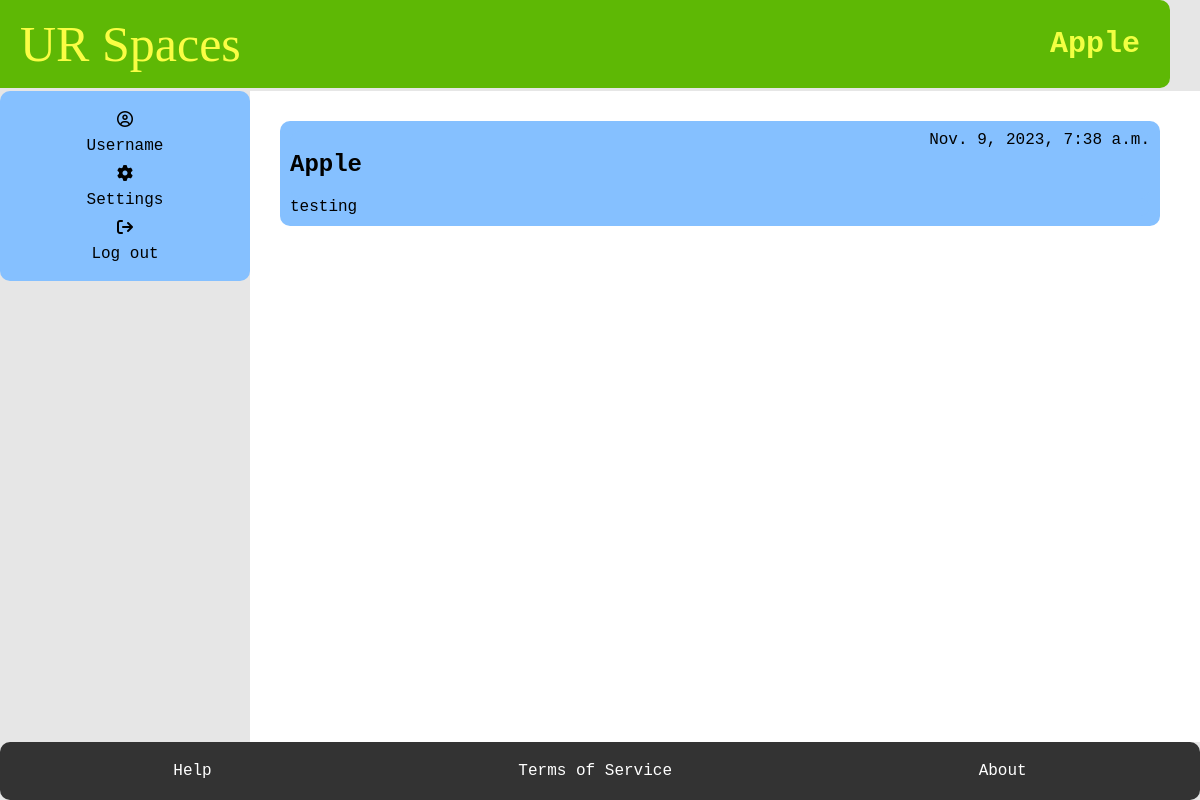
Page /profile/ (signed in) on the earlier database version.
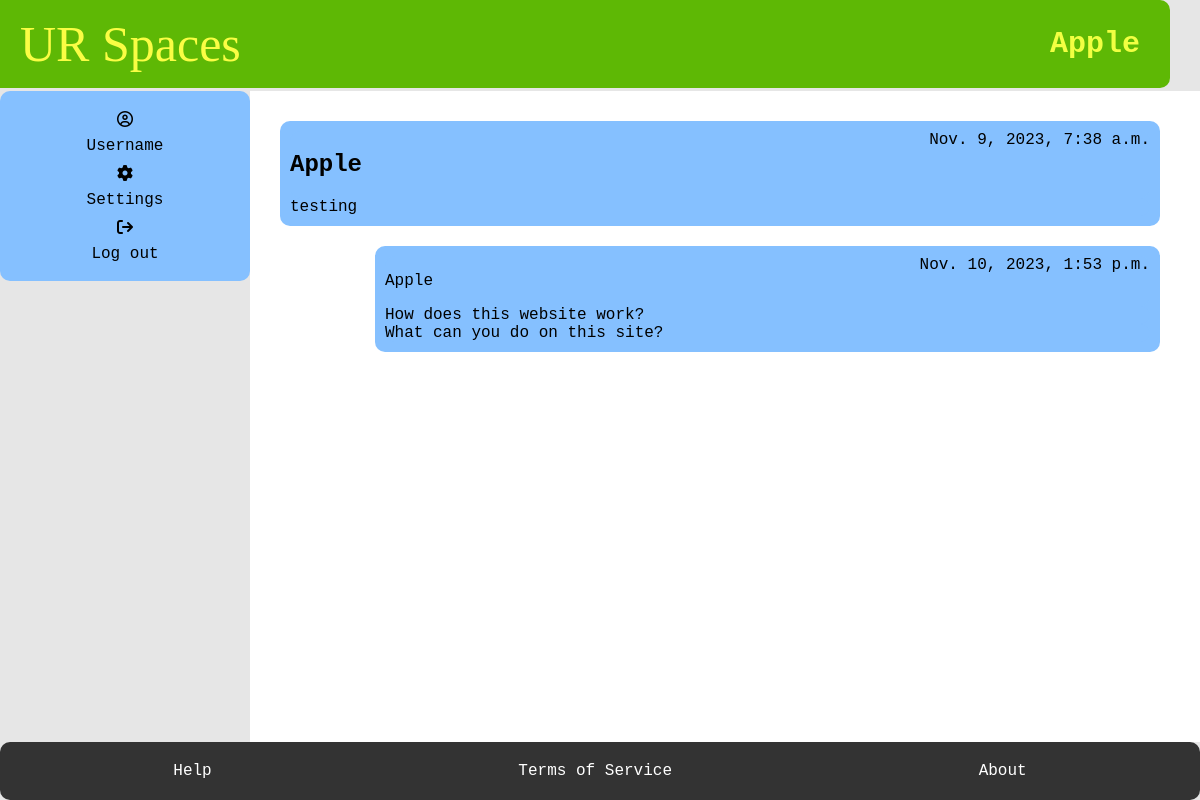
Same page on the later database version.
### myapp/models.py (models this page shows, shortened)
class Posts(models.Model):
    User_ID = models.ForeignKey(Student, on_delete=models.CASCADE)
    SubForum_ID = models.ForeignKey(SubForum, default= 1, on_delete=models.CASCADE)
    post_name = models.TextField(max_length=400)
    contents = models.TextField()
    count_likes = models.IntegerField(default=0, blank=True, )
    locked = models.BooleanField(default=False)
    pin = models.BooleanField(default=False)
    reported = models.BooleanField(default=False)
    post_date = models.DateTimeField(auto_now_add=True)
    slug = models.SlugField(max_length=400, unique=True, blank=True)
    def get_url(self):
        return reverse("posts", kwargs={
            "slug":self.slug
        })

class Student(models.Model):
    User_ID = models.ForeignKey(User, on_delete=models.CASCADE)
    bio = models.TextField(default="Please add bio in settings", blank=True)
    banned = models.BooleanField(default=False)
    avatar =ResizedImageField(size=[50, 80], quality=100, upload_to="authors", default=None, null=True, blank=True)
    reported = models.BooleanField(default=False)
    slug = models.SlugField(max_length=400, unique=True, blank=True)

### myapp/views.py (the view)
# urls.py: path("profile/", profile, name="profile"),
@login_required
def profile(request):
    user = request.user
    currentUser = User.objects.get(username = user)
    try:
        student = Student.objects.get(User_ID = currentUser)
        posts = Posts.objects.filter(User_ID = student)
    except:
        student = None
        posts = None
    try:
        moderator = Moderator.objects.get(User_ID = currentUser)
    except:
        moderator = None
    context = {
        "student": student,
        "moderator" : moderator,
        "posts": posts
    }
    return render(request, "profile.html", context)

### myapp/templates/profile.html
{% extends 'base.html' %}
    {% block title %}
      <h1>{{user.username}}</h1>
    {% endblock %}
    {% block content %}
    <main>
    {% if student is not None %}
        <section class="box">
            <div class="forum-item">
                <h1> {{user.username}} </h1>
                <span> {{user.date_joined}}</span>
            </div>
            <div class="forum-item">
              <span> {{student.bio}}</span>
            </div>
          </section>
          {% for field in posts %}
            <section class="sub-box">
                <div class="forum-item">
                    <p> {{field.User_ID.User_ID.username}}</p>
                    <span> {{field.post_date}} </span>
                </div>
                <div class="forum-item">
                  <a href="{{field.get_url}}"> {{field.post_name}}  </a>
                  </div>
                <div class="forum-item">
                  <span> {{field.contents}}</span>
                </div>
            </section>
            {% endfor %}
            {%else%}
              <div class="forum-item">
                <p > This is a moderator profile. You have the ability to ban users, pin posts,
                  lock posts, and delete unwanted content</p>
              </div>
            {%endif%}
    </main>
    {% endblock %}

Differences in the rows shown:
now on this page (row edited): Posts: User_ID.User_ID.username "Apple", post_date "Nov. 10, 2023, 1:53 p.m.", post_name "How does this website work?", contents "What can you do on this site?"
